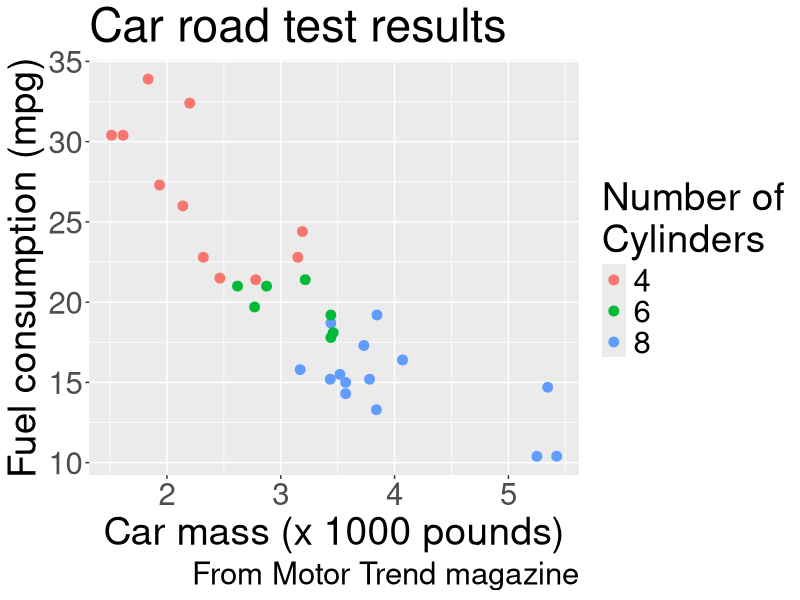
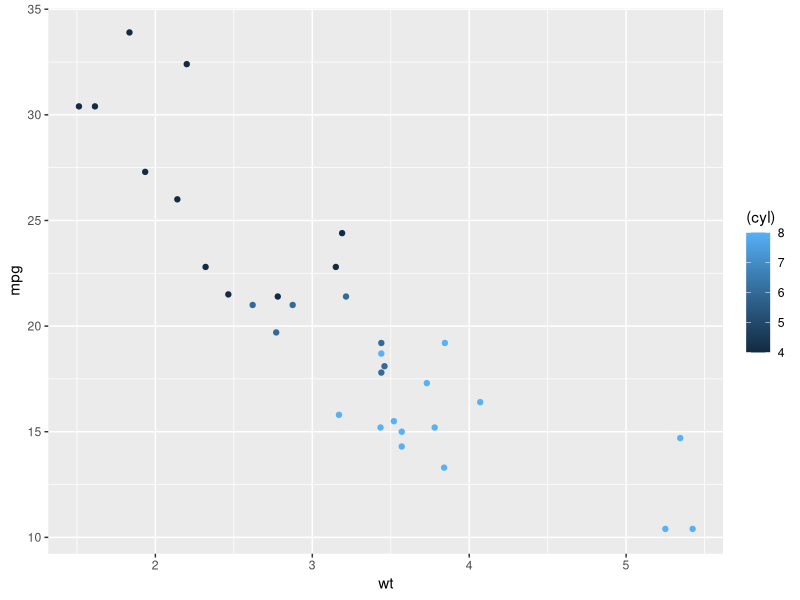

Recreate these plots in R, in order.
## ---- chunk 1
library(tidyverse)
## ---- chunk 2
str(mtcars)
## ---- chunk 3
View(mtcars)
## ---- chunk 4
mtcars %>%
  ggplot(aes(x = wt,
             y = mpg,
             color = factor(cyl))) +
geom_point(size=3) +
theme(text = element_text(size=28)) +
labs(x = "Car mass (x 1000 pounds)",
     y = "Fuel consumption (mpg)",
     color = "Number of\nCylinders",
     title = "Car road test results",
     caption = "From Motor Trend magazine")

## ---- chunk 5
mtcars %>%
  ggplot(aes(x = wt,
             y = mpg,
             color = (cyl))) +
geom_point()
## ---- chunk 6

